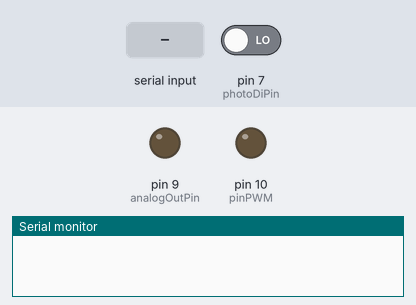
The sketch below on a simulated Arduino Uno, built with avr-gcc and run on an emulated ATmega328P. Parts: output pins drawn as LEDs (lit = HIGH), the last lines printed to the serial monitor. Inputs (shaded band) come from the test bench; at power-on: pin 7 (photoDiPin) LOW.

Above: at 1.2 s.
1.3 s: "shs photora\n" received over Serial
At 2.3 s:
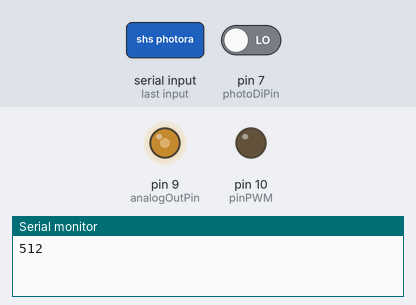
3.5 s: "shs calibrator\n" received over Serial
At 5.3 s:
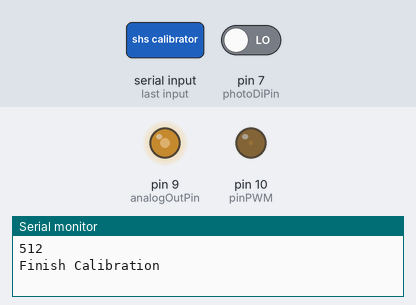
Timing chart, 0 to 6.8 s (numbered marks = the images above; inputs shaded):
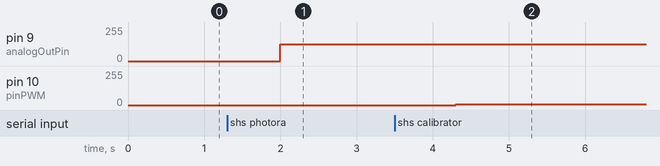

Measured:
- after the input at 1.3 s, pin 9 (analogOutPin): 0/255 → 127/255 after 0.70 s
- after the input at 3.5 s, pin 10 (pinPWM): 0/255 → 5/255 after 0.80 s

The sketch:

Completo.ino
```cpp
const int comparadorPin=2;
const int analogInPin = A0;  // Analog input pin that the potentiometer is attached to
const int infraInPin = A1;  // Analog input pin that the potentiometer is attached to
const int analogOutPin = 9; // Analog output pin that the LED is attached to
const int contactPin =3;
const int tempPin =A2;
const int photoDiPin =7;
const int pinPWM=10;


int sensorValue = 0;        // value read from the pot
int outputValue = 0;        // value output to the PWM (analog out)
int valorPWM;
String option;
void setup() {
  // put your setup code here, to run once:
  Serial.begin(9600);
  pinMode(comparadorPin, INPUT);
  //Pin para el PWM
  pinMode(pinPWM, OUTPUT);
  pinMode(photoDiPin, INPUT);
}

void loop() {

  // Leer puerto serial
  //si existe datos disponibles los leemos
  if (Serial.available()>0){
    //leemos la opcion enviada
    option=Serial.readStringUntil('\n');
    if(option.equals("shs photora")) {

      // read the analog in value:
      sensorValue = analogRead(analogInPin);
      // map it to the range of the analog out:
      outputValue = map(sensorValue, 0, 1023, 0, 255);
      // change the analog out value:
      analogWrite(analogOutPin, outputValue);
      Serial.println(sensorValue);
    }
    //Sensor infrarrojo
    else if(option.equals("shs infrared")) {
      //Serial.print("Valor = ");
      // put your main code here, to run repeatedly:
      // read the analog in value:
      sensorValue = analogRead(infraInPin);
      // map it to the range of the analog out:
      outputValue = map(sensorValue, 0, 1023, 0, 255);
      // change the analog out value:
      Serial.println(sensorValue);
    }
    //Contacto
    else if(option.equals("shs contact")) {
      //Serial.print("Valor = ");
      // put your main code here, to run repeatedly:
      // read the analog in value:
      sensorValue = digitalRead(contactPin);
      // map it to the range of the analog out:
      // change the analog out value:
      Serial.println(sensorValue);
    }
    //Sensor de temperatura
    else if(option.equals("shs temp")) {
      //Serial.print("Valor = ");
      // put your main code here, to run repeatedly:
      // read the analog in value:
      sensorValue = analogRead(tempPin);
      float temperatura=(5.0*sensorValue*100.0)/1024.0;
      // map it to the range of the analog out:
      // change the analog out value:
      Serial.println(temperatura);
    }
    //Contacto
    else if(option.equals("shs photord")) {
      analogWrite(pinPWM, valorPWM);
      sensorValue = digitalRead(photoDiPin);
      Serial.println(sensorValue);
    }
    else if(option.equals("shs calibrator")) {
      //Serial.print("Calibrabdo");
      valorPWM = funcionCalibrar();
      Serial.println("Finish Calibration");
      }
    else{
     Serial.println("Comando no disponible");
    }
  }
  delay(1000);
}

int funcionCalibrar(){

  int cicloTrab=0;
  int incremento=5;
  int photoDiPin=7;
  int sensorvalue=0;
  int contador=0;
  int cicloFijo=0;

  // put your main code here, to run repeatedly
  while (contador<=1) {
  analogWrite(pinPWM, cicloTrab);
  cicloTrab=cicloTrab+incremento;

  if (cicloTrab <= 0 || cicloTrab>=255){
    incremento=-incremento;
    }
//  Serial.print("CICLO DE TRABAJO: ");
//  Serial.println(cicloTrab);
  sensorvalue=digitalRead(photoDiPin);
  if (sensorvalue==0){
    contador=contador+1;
    }
  delay(300);
  }cicloFijo=cicloTrab-5;

//  Serial.print("CICLO DE TRABAJO FINAL: ");
//  Serial.println(cicloFijo);
//  Serial.print("VALOR COMPARADO: ");

  return cicloFijo;
}
```
